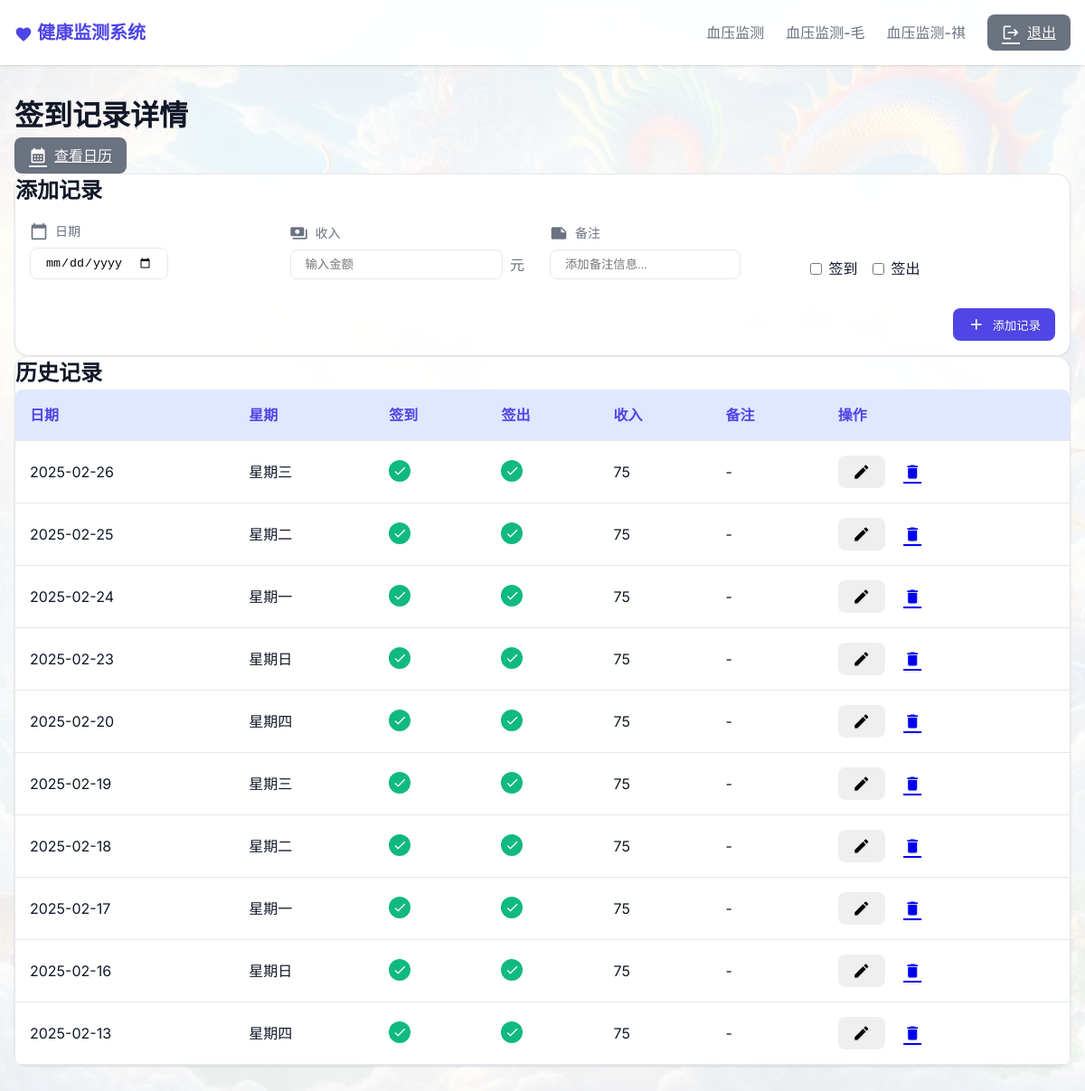
The page /checkin_detail (signed in) on the database its author committed.
### tables this page shows
CREATE TABLE checkin_records
                 (id INTEGER PRIMARY KEY AUTOINCREMENT,
                  date TEXT NOT NULL,
                  day_of_week TEXT NOT NULL,
                  checkin BOOLEAN NOT NULL,
                  checkout BOOLEAN NOT NULL,
                  notes TEXT,
                  income DECIMAL(10,2));

### app.py (the view)
@app.route('/checkin_detail')
@login_required
def checkin_detail():
    page = request.args.get('page', 1, type=int)
    per_page = 10
    db = get_db()
    records = db.execute('''
        WITH daily_records AS (
            SELECT
                id,
                date,
                day_of_week,
                MAX(checkin) as checkin_status,
                MAX(checkout) as checkout_status,
                GROUP_CONCAT(notes, ' ') as all_notes
            FROM (
                SELECT
                    id,
                    date,
                    day_of_week,
                    checkin,
                    checkout,
                    notes
                FROM checkin_records
                ORDER BY id DESC
            )
            GROUP BY date
        )
        SELECT
            id,
            date,
            day_of_week,
            checkin_status,
            checkout_status,
            CASE
                WHEN checkin_status = 1 AND checkout_status = 1 THEN 75
                ELSE 0
            END as total_income,
            all_notes
        FROM daily_records
        ORDER BY date DESC
        LIMIT ? OFFSET ?
    ''', [per_page, (page - 1) * per_page]).fetchall()
    total = db.execute('''
        SELECT COUNT(DISTINCT date)
        FROM checkin_records
    ''').fetchone()[0]
    formatted_records = []
    for record in records:
        formatted_records.append({
            'id': record['id'],
            'date': record['date'],
            'day_of_week': record['day_of_week'],
            'checkin': record['checkin_status'],
            'checkout': record['checkout_status'],
            'income': record['total_income'],
            'notes': record['all_notes'].strip() if record['all_notes'] else ''
        })
    db.close()
    total_pages = (total + per_page - 1) // per_page
    return render_template('checkindetail.html',
                         records=formatted_records,
                         current_page=page,
                         total_pages=total_pages)

### app.py (called while the page is built)
def login_required(f):
    @wraps(f)
    def decorated_function(*args, **kwargs):
        if 'logged_in' not in session:
            return redirect(url_for('login'))
        return f(*args, **kwargs)
    return decorated_function

def get_db():
    db = sqlite3.connect('monitor.db')
    db.row_factory = sqlite3.Row
    return db

### templates/checkindetail.html (shortened to what this page needs)
{% extends "base.html" %}
{% block content %}
<div class="page-header">
    <h1 class="page-title">签到记录详情</h1>
    <div class="page-actions">
        <a href="{{ url_for('checkin_calendar', year=current_year, month=current_month) }}" class="btn btn-secondary">
            <span class="material-icons">calendar_month</span>
            查看日历
        </a>
    </div>
</div>
<div class="card">
    <div class="card-header">
        <h2 class="card-title">添加记录</h2>
    </div>
    <div class="card-body">
        <form id="addForm" method="post" action="{{ url_for('add_checkin_record') }}" class="add-form">
            <div class="form-row">
                <div class="form-group">
                    <label class="form-label">
                        <span class="material-icons">calendar_today</span>
                        日期
                    </label>
                    <input type="date" name="date" value="{{ today }}" class="form-control" required>
                </div>
                <div class="form-group">
                    <label class="form-label">
                        <span class="material-icons">payments</span>
                        收入
                    </label>
                    <div class="input-group">
                        <input type="number" name="income" class="form-control" step="0.01" placeholder="输入金额">
                        <span class="unit">元</span>
                    </div>
                </div>
                <div class="form-group">
                    <label class="form-label">
                        <span class="material-icons">note</span>
                        备注
                    </label>
                    <input type="text" name="notes" class="form-control" placeholder="添加备注信息...">
                </div>
                <div class="form-group">
                    <label class="form-label">&nbsp;</label>
                    <div class="checkbox-group">
                        <label class="checkbox-label">
                            <input type="checkbox" name="checkin" value="1">
                            <span>签到</span>
                        </label>
                        <label class="checkbox-label">
                            <input type="checkbox" name="checkout" value="1">
                            <span>签出</span>
                        </label>
                    </div>
                </div>
            </div>
            <div class="form-actions">
                <button type="submit" class="btn btn-primary">
                    <span class="material-icons">add</span>
                    添加记录
                </button>
            </div>
        </form>
    </div>
</div>
<div class="card">
    <div class="card-header">
        <h2 class="card-title">历史记录</h2>
    </div>
    <div class="table-responsive">
        <table>
            <thead>
                <tr>
                    <th>日期</th>
                    <th>星期</th>
                    <th>签到</th>
                    <th>签出</th>
                    <th>收入</th>
                    <th>备注</th>
                    <th>操作</th>
                </tr>
            </thead>
            <tbody>
                {% for record in records %}
                <tr>
                    <td>{{ record.date }}</td>
                    <td>{{ record.day_of_week }}</td>
                    <td>
                        {% if record.checkin %}
                        <span class="badge success">
                            <span class="material-icons">check</span>
                        </span>
                        {% else %}
                        <span class="badge danger">
                            <span class="material-icons">close</span>
                        </span>
                        {% endif %}
                    </td>
                    <td>
                        {% if record.checkout %}
                        <span class="badge success">
                            <span class="material-icons">check</span>
                        </span>
                        {% else %}
                        <span class="badge danger">
                            <span class="material-icons">close</span>
                        </span>
                        {% endif %}
                    </td>
                    <td>{{ record.income if record.income else '-' }}</td>
                    <td>{{ record.notes if record.notes else '-' }}</td>
                    <td class="actions">
                        <button onclick="showEditForm('{{ record.date }}', this)" class="btn btn-icon" title="编辑">
                            <span class="material-icons">edit</span>
                        </button>
                        <a href="{{ url_for('delete_checkin_record', id=record.id) }}"
                           onclick="return confirm('确定要删除这条记录吗？')"
                           class="btn btn-icon btn-danger"
                           title="删除">
                            <span class="material-icons">delete</span>
                        </a>
                    </td>
                </tr>
                {% endfor %}
            </tbody>
        </table>
    </div>
</div>
{% endblock %}

### templates/base.html (style rules this page uses)
:root { --primary-color: #4f46e5; --primary-hover: #4338ca; --primary-light: #e0e7ff; --secondary-color: #6b7280; --secondary-hover: #4b5563; --secondary-light: #f3f4f6; --success-color: #10b981; --success-light: #d1fae5; --warning-color: #f59e0b; --warning-light: #fef3c7; --danger-color: #ef4444; --danger-light: #fee2e2; --info-color: #3b82f6; --info-light: #dbeafe; --background-color: #f9fafb; --card-background: #ffffff; --text-primary: #111827; --text-secondary: #6b7280; --border-color: #e5e7eb; --shadow-sm: 0 1px 2px 0 rgb(0 0 0 / 0.05); --shadow: 0 1px 3px 0 rgb(0 0 0 / 0.1), 0 1px 2px -1px rgb(0 0 0 / 0.1); --shadow-md: 0 4px 6px -1px rgb(0 0 0 / 0.1), 0 2px 4px -2px rgb(0 0 0 / 0.1); --shadow-lg: 0 10px 15px -3px rgb(0 0 0 / 0.1), 0 4px 6px -4px rgb(0 0 0 / 0.1); }
* { margin: 0; padding: 0; box-sizing: border-box; }
body { font-family: 'Inter', system-ui, sans-serif; color: var(--text-primary); line-height: 1.5; background: url('/static/chinese-dragon.png') no-repeat center center fixed; background-size: cover; position: relative; }
body::before { content: ''; position: fixed; top: 0; left: 0; width: 100%; height: 100%; background-color: rgba(255, 255, 255, 0.92); z-index: -1; }
.btn { padding: 0.5rem 1rem; font-weight: 500; border-radius: 0.5rem; transition: all 0.2s ease; display: inline-flex; align-items: center; gap: 0.5rem; border: none; cursor: pointer; backdrop-filter: blur(4px); text-shadow: 0 1px 2px rgba(0, 0, 0, 0.1); }
.btn-primary { background-color: var(--primary-color); color: white; }
.btn-secondary { background-color: var(--secondary-color); color: white; }
.card { background: rgba(255, 255, 255, 0.95); backdrop-filter: blur(10px); border-radius: 1rem; box-shadow: var(--shadow); transition: all 0.3s ease; border: 1px solid var(--border-color); }
.form-group { margin-bottom: 1rem; }
.form-label { display: block; margin-bottom: 0.5rem; color: var(--text-secondary); font-weight: 500; }
.form-control { border: 1px solid var(--border-color); border-radius: 0.5rem; padding: 0.5rem 1rem; transition: all 0.2s ease; }
table { width: 100%; border-collapse: separate; border-spacing: 0; background: rgba(255, 255, 255, 0.95); backdrop-filter: blur(8px); border-radius: 0.5rem; overflow: hidden; }
th, td { padding: 1rem; border-bottom: 1px solid var(--border-color); text-align: left; }
th { background-color: var(--primary-light); color: var(--primary-color); font-weight: 600; padding: 1rem; text-align: left; }
.material-icons { font-size: 1.25rem; vertical-align: middle; }

### templates/checkindetail.html (style rules this page uses)
.add-form { padding: 1rem; }
.form-row { display: flex; gap: 1rem; align-items: flex-end; }
.form-group { flex: 1; }
.form-label { display: flex; align-items: center; gap: 0.5rem; margin-bottom: 0.5rem; color: var(--text-secondary); font-size: 0.875rem; }
.form-label .material-icons { font-size: 1.25rem; }
.input-group { position: relative; display: flex; align-items: center; }
.input-group .unit { position: absolute; right: 0.75rem; color: var(--text-secondary); }
.input-group input { padding-right: 2.5rem; }
.checkbox-group { display: flex; gap: 1rem; }
.checkbox-label { display: flex; align-items: center; gap: 0.5rem; cursor: pointer; }
.form-actions { margin-top: 1rem; display: flex; gap: 0.5rem; justify-content: flex-end; }
.badge { display: inline-flex; align-items: center; justify-content: center; width: 24px; height: 24px; border-radius: 50%; }
.badge .material-icons { font-size: 1rem; }
.badge.success { background-color: var(--success-color); color: white; }

### rows shown on the page
checkin_records: date "2025-02-26", day_of_week "星期三", income "75", notes "-"
checkin_records: date "2025-02-25", day_of_week "星期二", income "75", notes "-"
checkin_records: date "2025-02-24", day_of_week "星期一", income "75", notes "-"
checkin_records: date "2025-02-23", day_of_week "星期日", income "75", notes "-"
checkin_records: date "2025-02-20", day_of_week "星期四", income "75", notes "-"
checkin_records: date "2025-02-19", day_of_week "星期三", income "75", notes "-"
checkin_records: date "2025-02-18", day_of_week "星期二", income "75", notes "-"
checkin_records: date "2025-02-17", day_of_week "星期一", income "75", notes "-"
checkin_records: date "2025-02-16", day_of_week "星期日", income "75", notes "-"
checkin_records: date "2025-02-13", day_of_week "星期四", income "75", notes "-"
